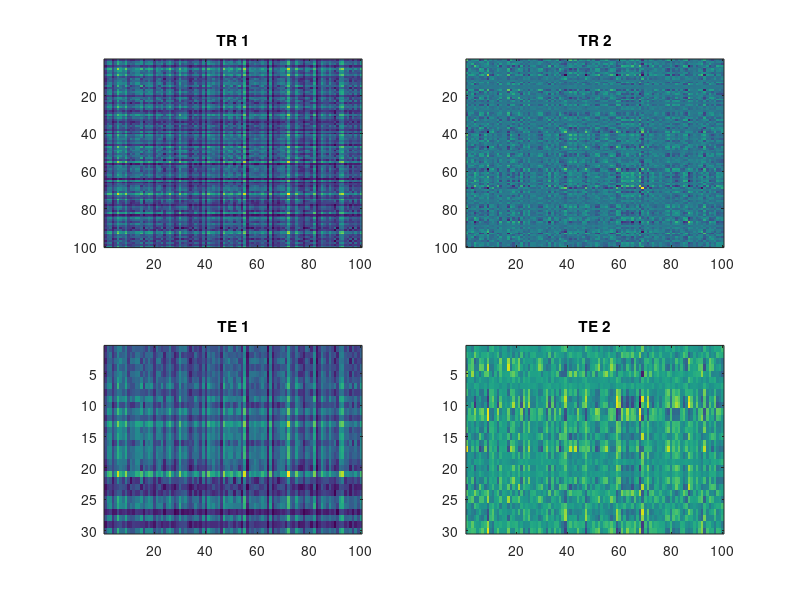

MATLAB code for this plot: (Note: this script raises an error after producing the figure.)
% simple test harness for prt_machine
%
% $Id$

%% test setup
featuresAsKernelMatrix=true;
useMultipleKernels=true;

%% generate data

Ntr=100;                % number of training vectors
D=3;                    % dimensionality of the feature vectors
Nte=30;                 % number of testing vectors

if useMultipleKernels==true
    
    myTR={rand(Ntr,D); randn(Ntr,D) };
    myTE={rand(Nte,D); randn(Nte,D)};
else
    myTR={rand(Ntr,D)};
    myTE={rand(Nte,D)};
end

myLabs=round(rand(Ntr,1));

if featuresAsKernelMatrix==true
    if useMultipleKernels==true
        myTE={myTE{1}*myTR{1}';myTE{2}*myTR{2}'};
        myTR={myTR{1}*myTR{1}';myTR{2}*myTR{2}'};
    else
        myTE={myTE{1}*myTR{1}'};
        myTR={myTR{1}*myTR{1}'};
    end
end

figure;
subplot(221); imagesc(myTR{1}); title('TR 1');
subplot(223); imagesc(myTE{1}); title('TE 1');
if useMultipleKernels==true
    subplot(222); imagesc(myTR{2}); title('TR 2');
    subplot(224); imagesc(myTE{2}); title('TE 2');
end

%% prepare machine
myMachine.function='prt_machine_svm_bin';
if featuresAsKernelMatrix==true
    myMachine.args='-t 4';
else
    myMachine.args='-t 1';
end
testCov=[];

%% run
tic
output = prt_machine(myTR,myTE,testCov,myLabs,myMachine,featuresAsKernelMatrix);
toc
